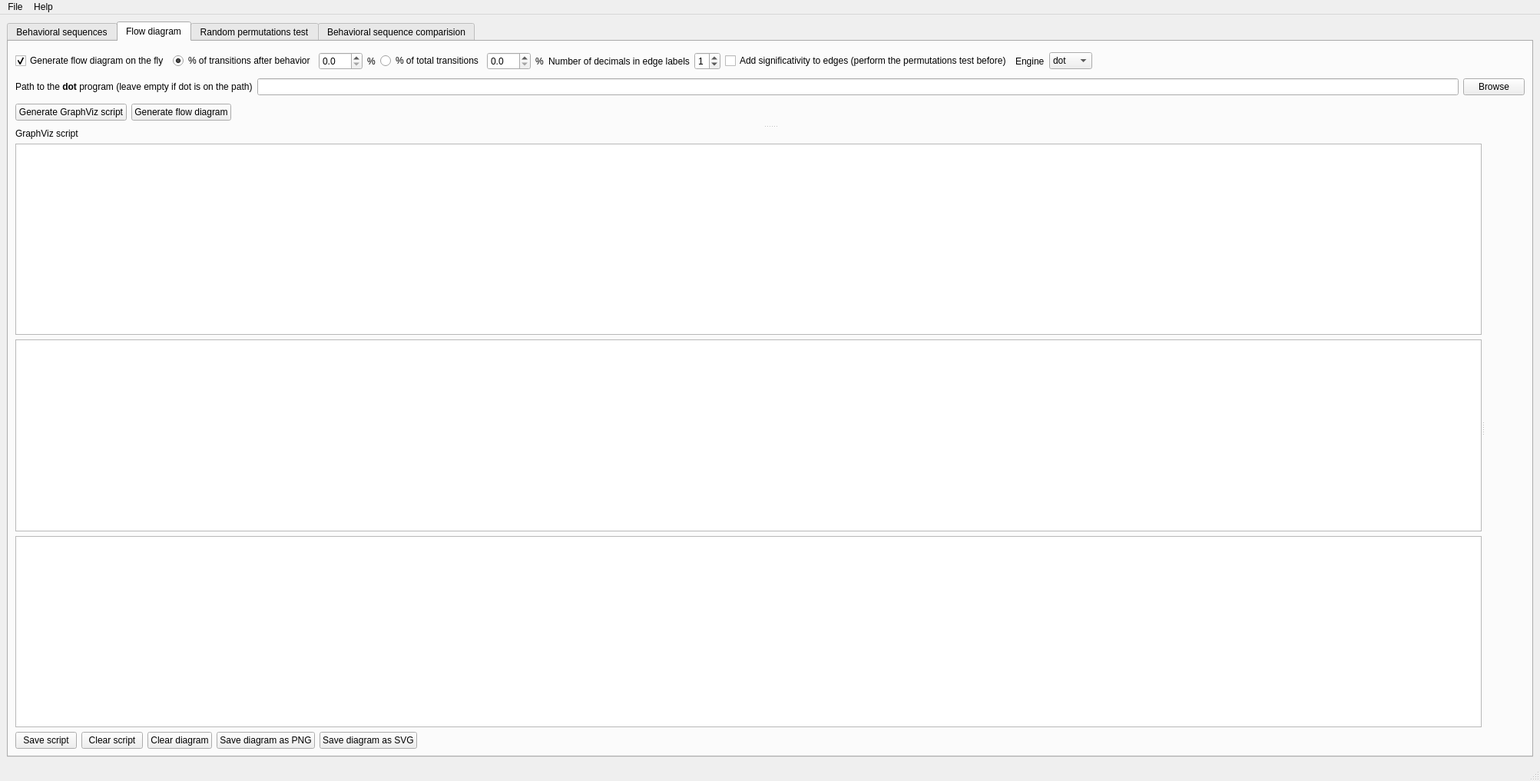
<?xml version="1.0" encoding="UTF-8"?>
<ui version="4.0">
 <class>MainWindow</class>
 <widget class="QMainWindow" name="MainWindow">
  <property name="geometry">
   <rect>
    <x>0</x>
    <y>0</y>
    <width>2005</width>
    <height>1017</height>
   </rect>
  </property>
  <property name="windowTitle">
   <string>Behatrix</string>
  </property>
  <widget class="QWidget" name="centralwidget">
   <layout class="QVBoxLayout" name="verticalLayout_2">
    <item>
     <widget class="QTabWidget" name="tabWidget">
      <property name="currentIndex">
       <number>1</number>
      </property>
      <widget class="QWidget" name="tab_strings">
       <attribute name="title">
        <string>Behavioral sequences</string>
       </attribute>
       <layout class="QVBoxLayout" name="verticalLayout_15">
        <item>
         <widget class="QSplitter" name="splitter">
          <property name="orientation">
           <enum>Qt::Vertical</enum>
          </property>
          <widget class="QWidget" name="layoutWidget">
           <layout class="QVBoxLayout" name="verticalLayout_12">
            <item>
             <widget class="QLabel" name="label_2">
              <property name="text">
               <string>&lt;b&gt;Behavioral sequences&lt;/b&gt;</string>
              </property>
             </widget>
            </item>
            <item>
             <layout class="QHBoxLayout" name="horizontalLayout_19">
              <item>
               <widget class="QPlainTextEdit" name="pte_behav_seq">
                <property name="font">
                 <font>
                  <family>Monospace</family>
                 </font>
                </property>
               </widget>
              </item>
              <item>
               <layout class="QVBoxLayout" name="verticalLayout_3">
                <item>
                 <widget class="QPushButton" name="pb_clear_behavioral_strings">
                  <property name="text">
                   <string>Clear sequences</string>
                  </property>
                 </widget>
                </item>
                <item>
                 <spacer name="verticalSpacer_4">
                  <property name="orientation">
                   <enum>Qt::Vertical</enum>
                  </property>
                  <property name="sizeHint" stdset="0">
                   <size>
                    <width>20</width>
                    <height>40</height>
                   </size>
                  </property>
                 </spacer>
                </item>
               </layout>
              </item>
             </layout>
            </item>
            <item>
             <layout class="QHBoxLayout" name="horizontalLayout_16">
              <item>
               <widget class="QLabel" name="label_17">
                <property name="text">
                 <string>Behavior delimiter</string>
                </property>
               </widget>
              </item>
              <item>
               <widget class="QLineEdit" name="le_behaviors_separator"/>
              </item>
              <item>
               <widget class="QLabel" name="label_6">
                <property name="text">
                 <string>N-gram</string>
                </property>
               </widget>
              </item>
              <item>
               <widget class="QSpinBox" name="sb_ngram">
                <property name="minimum">
                 <number>1</number>
                </property>
                <property name="maximum">
                 <number>3</number>
                </property>
                <property name="singleStep">
                 <number>1</number>
                </property>
               </widget>
              </item>
              <item>
               <widget class="QCheckBox" name="cb_remove_repeated_behaviors">
                <property name="text">
                 <string>Remove repeated behaviors</string>
                </property>
               </widget>
              </item>
              <item>
               <spacer name="horizontalSpacer_15">
                <property name="orientation">
                 <enum>Qt::Horizontal</enum>
                </property>
                <property name="sizeHint" stdset="0">
                 <size>
                  <width>40</width>
                  <height>20</height>
                 </size>
                </property>
               </spacer>
              </item>
             </layout>
            </item>
           </layout>
          </widget>
          <widget class="QWidget" name="layoutWidget">
           <layout class="QVBoxLayout" name="verticalLayout_14">
            <item>
             <layout class="QHBoxLayout" name="horizontalLayout">
              <item>
               <layout class="QVBoxLayout" name="verticalLayout_10">
                <item>
                 <widget class="QLabel" name="label_4">
                  <property name="text">
                   <string>&lt;html&gt;&lt;head/&gt;&lt;body&gt;&lt;p&gt;&lt;span style=&quot; font-weight:600;&quot;&gt;Descriptive statistics&lt;/span&gt;&lt;/p&gt;&lt;/body&gt;&lt;/html&gt;</string>
                  </property>
                 </widget>
                </item>
                <item>
                 <widget class="QPlainTextEdit" name="pte_statistics">
                  <property name="font">
                   <font>
                    <family>Monospace</family>
                   </font>
                  </property>
                  <property name="lineWrapMode">
                   <enum>QPlainTextEdit::NoWrap</enum>
                  </property>
                  <property name="readOnly">
                   <bool>true</bool>
                  </property>
                 </widget>
                </item>
               </layout>
              </item>
              <item>
               <layout class="QVBoxLayout" name="verticalLayout_7">
                <item>
                 <widget class="QLabel" name="label_9">
                  <property name="text">
                   <string>&lt;html&gt;&lt;head/&gt;&lt;body&gt;&lt;p&gt;&lt;span style=&quot; font-weight:600;&quot;&gt;Observed transitions&lt;/span&gt;&lt;/p&gt;&lt;/body&gt;&lt;/html&gt;</string>
                  </property>
                 </widget>
                </item>
                <item>
                 <widget class="QTableWidget" name="tw_observed_transitions"/>
                </item>
                <item>
                 <widget class="QLabel" name="label_10">
                  <property name="text">
                   <string>The behavior on the first column precedes the behavior on the first row</string>
                  </property>
                 </widget>
                </item>
               </layout>
              </item>
             </layout>
            </item>
            <item>
             <layout class="QHBoxLayout" name="horizontalLayout_12">
              <item>
               <widget class="QPushButton" name="pb_save_results">
                <property name="text">
                 <string>Save results</string>
                </property>
               </widget>
              </item>
              <item>
               <spacer name="horizontalSpacer_8">
                <property name="orientation">
                 <enum>Qt::Horizontal</enum>
                </property>
                <property name="sizeHint" stdset="0">
                 <size>
                  <width>40</width>
                  <height>20</height>
                 </size>
                </property>
               </spacer>
              </item>
             </layout>
            </item>
           </layout>
          </widget>
         </widget>
        </item>
       </layout>
      </widget>
      <widget class="QWidget" name="tab_flow_diagram">
       <attribute name="title">
        <string>Flow diagram</string>
       </attribute>
       <layout class="QVBoxLayout" name="verticalLayout_13">
        <item>
         <widget class="QSplitter" name="vertical_splitter">
          <property name="orientation">
           <enum>Qt::Vertical</enum>
          </property>
          <widget class="QWidget" name="layoutWidget">
           <layout class="QVBoxLayout" name="verticalLayout_5">
            <item>
             <layout class="QHBoxLayout" name="horizontalLayout_5">
              <item>
               <layout class="QHBoxLayout" name="horizontalLayout_10">
                <item>
                 <widget class="QCheckBox" name="cb_generate_diagram_on_the_fly">
                  <property name="text">
                   <string>Generate flow diagram on the fly</string>
                  </property>
                  <property name="checked">
                   <bool>true</bool>
                  </property>
                 </widget>
                </item>
                <item>
                 <widget class="QRadioButton" name="rb_percent_after_behav">
                  <property name="text">
                   <string>% of transitions after behavior</string>
                  </property>
                  <property name="checked">
                   <bool>true</bool>
                  </property>
                  <attribute name="buttonGroup">
                   <string notr="true">buttonGroup_2</string>
                  </attribute>
                 </widget>
                </item>
                <item>
                 <layout class="QHBoxLayout" name="horizontalLayout_4">
                  <item>
                   <widget class="QDoubleSpinBox" name="sb_cutoff_transition_after_behav">
                    <property name="decimals">
                     <number>1</number>
                    </property>
                   </widget>
                  </item>
                  <item>
                   <widget class="QLabel" name="label_11">
                    <property name="text">
                     <string>%</string>
                    </property>
                   </widget>
                  </item>
                 </layout>
                </item>
               </layout>
              </item>
              <item>
               <layout class="QHBoxLayout" name="horizontalLayout_18">
                <item>
                 <widget class="QRadioButton" name="rb_percent_total_transitions">
                  <property name="text">
                   <string>% of total transitions</string>
                  </property>
                  <attribute name="buttonGroup">
                   <string notr="true">buttonGroup_2</string>
                  </attribute>
                 </widget>
                </item>
                <item>
                 <layout class="QHBoxLayout" name="horizontalLayout_8">
                  <item>
                   <widget class="QDoubleSpinBox" name="sb_cutoff_total_transition">
                    <property name="decimals">
                     <number>1</number>
                    </property>
                   </widget>
                  </item>
                  <item>
                   <widget class="QLabel" name="label_12">
                    <property name="text">
                     <string>%</string>
                    </property>
                   </widget>
                  </item>
                  <item>
                   <widget class="QLabel" name="label_18">
                    <property name="text">
                     <string>Number of decimals in edge labels</string>
                    </property>
                   </widget>
                  </item>
                  <item>
                   <widget class="QSpinBox" name="sb_decimals">
                    <property name="maximum">
                     <number>6</number>
                    </property>
                    <property name="value">
                     <number>1</number>
                    </property>
                   </widget>
                  </item>
                  <item>
                   <widget class="QCheckBox" name="cb_plot_significativity">
                    <property name="text">
                     <string>Add significativity to edges (perform the permutations test before)</string>
                    </property>
                   </widget>
                  </item>
                  <item>
                   <widget class="QLabel" name="label_8">
                    <property name="text">
                     <string>Engine</string>
                    </property>
                   </widget>
                  </item>
                  <item>
                   <widget class="QComboBox" name="comb_graphviz_engine">
                    <item>
                     <property name="text">
                      <string>dot</string>
                     </property>
                    </item>
                    <item>
                     <property name="text">
                      <string>circo</string>
                     </property>
                    </item>
                    <item>
                     <property name="text">
                      <string>fdp</string>
                     </property>
                    </item>
                   </widget>
                  </item>
                  <item>
                   <spacer name="horizontalSpacer_13">
                    <property name="orientation">
                     <enum>Qt::Horizontal</enum>
                    </property>
                    <property name="sizeHint" stdset="0">
                     <size>
                      <width>40</width>
                      <height>20</height>
                     </size>
                    </property>
                   </spacer>
                  </item>
                 </layout>
                </item>
               </layout>
              </item>
             </layout>
            </item>
            <item>
             <layout class="QHBoxLayout" name="horizontalLayout_14">
              <item>
               <widget class="QLabel" name="label_16">
                <property name="text">
                 <string>&lt;html&gt;&lt;head/&gt;&lt;body&gt;&lt;p&gt;Path to the &lt;span style=&quot; font-weight:600;&quot;&gt;dot&lt;/span&gt; program (leave empty if dot is on the path)&lt;/p&gt;&lt;/body&gt;&lt;/html&gt;</string>
                </property>
               </widget>
              </item>
              <item>
               <widget class="QLineEdit" name="le_dot_path">
                <property name="readOnly">
                 <bool>false</bool>
                </property>
               </widget>
              </item>
              <item>
               <widget class="QPushButton" name="pb_browse_dot_path">
                <property name="text">
                 <string>Browse</string>
                </property>
               </widget>
              </item>
             </layout>
            </item>
            <item>
             <layout class="QHBoxLayout" name="horizontalLayout_6">
              <item>
               <widget class="QPushButton" name="pb_graphviz_script">
                <property name="text">
                 <string>Generate GraphViz script</string>
                </property>
               </widget>
              </item>
              <item>
               <widget class="QPushButton" name="pb_flow_diagram">
                <property name="text">
                 <string>Generate flow diagram</string>
                </property>
               </widget>
              </item>
              <item>
               <spacer name="horizontalSpacer_2">
                <property name="orientation">
                 <enum>Qt::Horizontal</enum>
                </property>
                <property name="sizeHint" stdset="0">
                 <size>
                  <width>40</width>
                  <height>20</height>
                 </size>
                </property>
               </spacer>
              </item>
             </layout>
            </item>
           </layout>
          </widget>
          <widget class="QWidget" name="layoutWidget">
           <layout class="QVBoxLayout" name="verticalLayout_8">
            <item>
             <widget class="QSplitter" name="script_diagram_splitter">
              <property name="orientation">
               <enum>Qt::Horizontal</enum>
              </property>
              <widget class="QWidget" name="layoutWidget">
               <layout class="QVBoxLayout" name="verticalLayout_4">
                <item>
                 <widget class="QLabel" name="label_14">
                  <property name="text">
                   <string>GraphViz script</string>
                  </property>
                 </widget>
                </item>
                <item>
                 <widget class="QPlainTextEdit" name="pte_gv_nodes"/>
                </item>
                <item>
                 <widget class="QPlainTextEdit" name="pte_gv_edges">
                  <property name="font">
                   <font>
                    <family>Monospace</family>
                   </font>
                  </property>
                 </widget>
                </item>
                <item>
                 <widget class="QPlainTextEdit" name="pte_gv_graph"/>
                </item>
               </layout>
              </widget>
              <widget class="QLabel" name="lb_flow_chart">
               <property name="minimumSize">
                <size>
                 <width>0</width>
                 <height>100</height>
                </size>
               </property>
               <property name="text">
                <string/>
               </property>
              </widget>
             </widget>
            </item>
            <item>
             <layout class="QHBoxLayout" name="horizontalLayout_13">
              <item>
               <widget class="QPushButton" name="pb_save_gv">
                <property name="text">
                 <string>Save script</string>
                </property>
               </widget>
              </item>
              <item>
               <widget class="QPushButton" name="pb_clear_script">
                <property name="text">
                 <string>Clear script</string>
                </property>
               </widget>
              </item>
              <item>
               <widget class="QPushButton" name="pb_clear_diagram">
                <property name="text">
                 <string>Clear diagram</string>
                </property>
               </widget>
              </item>
              <item>
               <widget class="QPushButton" name="pb_save_png">
                <property name="text">
                 <string>Save diagram as PNG</string>
                </property>
               </widget>
              </item>
              <item>
               <widget class="QPushButton" name="pb_save_svg">
                <property name="text">
                 <string>Save diagram as SVG</string>
                </property>
               </widget>
              </item>
              <item>
               <spacer name="horizontalSpacer_12">
                <property name="orientation">
                 <enum>Qt::Horizontal</enum>
                </property>
                <property name="sizeHint" stdset="0">
                 <size>
                  <width>40</width>
                  <height>20</height>
                 </size>
                </property>
               </spacer>
              </item>
             </layout>
            </item>
           </layout>
          </widget>
         </widget>
        </item>
       </layout>
      </widget>
      <widget class="QWidget" name="tab_randomization">
       <attribute name="title">
        <string>Random permutations test</string>
       </attribute>
       <layout class="QVBoxLayout" name="verticalLayout_6">
        <item>
         <layout class="QHBoxLayout" name="horizontalLayout_2"/>
        </item>
        <item>
         <widget class="QLabel" name="label_7">
          <property name="text">
           <string>Excluded transitions</string>
          </property>
         </widget>
        </item>
        <item>
         <layout class="QHBoxLayout" name="horizontalLayout_15">
          <item>
           <widget class="QPlainTextEdit" name="pte_excluded_transitions">
            <property name="font">
             <font>
              <family>Monospace</family>
             </font>
            </property>
           </widget>
          </item>
          <item>
           <layout class="QVBoxLayout" name="verticalLayout">
            <item>
             <widget class="QPushButton" name="pb_exclude_repetition">
              <property name="text">
               <string>Exclude repeated behaviors</string>
              </property>
             </widget>
            </item>
            <item>
             <widget class="QPushButton" name="pb_clear_excluded_transitions">
              <property name="text">
               <string>Clear excluded transitions</string>
              </property>
             </widget>
            </item>
            <item>
             <widget class="QCheckBox" name="cb_block_first_behavior">
              <property name="text">
               <string>Block first behavior</string>
              </property>
             </widget>
            </item>
            <item>
             <widget class="QCheckBox" name="cb_block_last_behavior">
              <property name="text">
               <string>Block last behavior</string>
              </property>
             </widget>
            </item>
            <item>
             <spacer name="verticalSpacer_2">
              <property name="orientation">
               <enum>Qt::Vertical</enum>
              </property>
              <property name="sizeHint" stdset="0">
               <size>
                <width>20</width>
                <height>40</height>
               </size>
              </property>
             </spacer>
            </item>
           </layout>
          </item>
         </layout>
        </item>
        <item>
         <layout class="QHBoxLayout" name="horizontalLayout_3">
          <item>
           <widget class="QLabel" name="label">
            <property name="text">
             <string>Number of permutations</string>
            </property>
           </widget>
          </item>
          <item>
           <widget class="QLineEdit" name="leNumberRandomizations">
            <property name="text">
             <string>100</string>
            </property>
           </widget>
          </item>
          <item>
           <widget class="QLabel" name="label_3">
            <property name="text">
             <string>Number of cores to use</string>
            </property>
           </widget>
          </item>
          <item>
           <widget class="QSpinBox" name="sb_nb_cores">
            <property name="minimum">
             <number>1</number>
            </property>
           </widget>
          </item>
          <item>
           <widget class="QLabel" name="label_5">
            <property name="text">
             <string> (default: total number of cores -1)</string>
            </property>
           </widget>
          </item>
          <item>
           <spacer name="horizontalSpacer_4">
            <property name="orientation">
             <enum>Qt::Horizontal</enum>
            </property>
            <property name="sizeHint" stdset="0">
             <size>
              <width>40</width>
              <height>20</height>
             </size>
            </property>
           </spacer>
          </item>
         </layout>
        </item>
        <item>
         <layout class="QHBoxLayout" name="horizontalLayout_7">
          <item>
           <widget class="QPushButton" name="pb_run_permutations_test">
            <property name="text">
             <string>Run random permutations test</string>
            </property>
           </widget>
          </item>
          <item>
           <spacer name="horizontalSpacer_3">
            <property name="orientation">
             <enum>Qt::Horizontal</enum>
            </property>
            <property name="sizeHint" stdset="0">
             <size>
              <width>40</width>
              <height>20</height>
             </size>
            </property>
           </spacer>
          </item>
         </layout>
        </item>
        <item>
         <widget class="QLabel" name="label_15">
          <property name="text">
           <string>P-value matrix</string>
          </property>
         </widget>
        </item>
        <item>
         <widget class="QTableWidget" name="tw_random"/>
        </item>
        <item>
         <layout class="QHBoxLayout" name="horizontalLayout_11">
          <item>
           <widget class="QPushButton" name="pb_save_random">
            <property name="text">
             <string>Save significativity matrix</string>
            </property>
           </widget>
          </item>
          <item>
           <spacer name="horizontalSpacer_10">
            <property name="orientation">
             <enum>Qt::Horizontal</enum>
            </property>
            <property name="sizeHint" stdset="0">
             <size>
              <width>40</width>
              <height>20</height>
             </size>
            </property>
           </spacer>
          </item>
         </layout>
        </item>
       </layout>
      </widget>
      <widget class="QWidget" name="tab">
       <attribute name="title">
        <string>Behavioral sequence comparision</string>
       </attribute>
       <layout class="QVBoxLayout" name="verticalLayout_9">
        <item>
         <layout class="QHBoxLayout" name="horizontalLayout_21">
          <item>
           <widget class="QPushButton" name="pb_levenshtein">
            <property name="text">
             <string>Levenshtein distances</string>
            </property>
           </widget>
          </item>
          <item>
           <widget class="QPushButton" name="pb_needleman_wunsch">
            <property name="text">
             <string>Needleman-Wunsch identities</string>
            </property>
           </widget>
          </item>
          <item>
           <spacer name="horizontalSpacer_5">
            <property name="orientation">
             <enum>Qt::Horizontal</enum>
            </property>
            <property name="sizeHint" stdset="0">
             <size>
              <width>40</width>
              <height>20</height>
             </size>
            </property>
           </spacer>
          </item>
         </layout>
        </item>
        <item>
         <layout class="QHBoxLayout" name="horizontalLayout_22">
          <item>
           <layout class="QVBoxLayout" name="verticalLayout_11">
            <item>
             <widget class="QLabel" name="label_19">
              <property name="text">
               <string>Results</string>
              </property>
             </widget>
            </item>
            <item>
             <spacer name="verticalSpacer">
              <property name="orientation">
               <enum>Qt::Vertical</enum>
              </property>
              <property name="sizeHint" stdset="0">
               <size>
                <width>20</width>
                <height>40</height>
               </size>
              </property>
             </spacer>
            </item>
           </layout>
          </item>
          <item>
           <widget class="QPlainTextEdit" name="pte_distances_results">
            <property name="readOnly">
             <bool>true</bool>
            </property>
           </widget>
          </item>
         </layout>
        </item>
        <item>
         <layout class="QHBoxLayout" name="horizontalLayout_20">
          <item>
           <widget class="QPushButton" name="pb_save_distances">
            <property name="text">
             <string>Save results</string>
            </property>
           </widget>
          </item>
          <item>
           <spacer name="horizontalSpacer_14">
            <property name="orientation">
             <enum>Qt::Horizontal</enum>
            </property>
            <property name="sizeHint" stdset="0">
             <size>
              <width>40</width>
              <height>20</height>
             </size>
            </property>
           </spacer>
          </item>
         </layout>
        </item>
       </layout>
      </widget>
     </widget>
    </item>
   </layout>
  </widget>
  <widget class="QMenuBar" name="menubar">
   <property name="geometry">
    <rect>
     <x>0</x>
     <y>0</y>
     <width>2005</width>
     <height>29</height>
    </rect>
   </property>
   <widget class="QMenu" name="menuHelp">
    <property name="title">
     <string>File</string>
    </property>
    <addaction name="actionLoad_behavioral_sequences"/>
    <addaction name="actionQuit"/>
   </widget>
   <widget class="QMenu" name="menuHelp_2">
    <property name="title">
     <string>Help</string>
    </property>
    <addaction name="actionAbout"/>
   </widget>
   <addaction name="menuHelp"/>
   <addaction name="menuHelp_2"/>
  </widget>
  <widget class="QStatusBar" name="statusbar"/>
  <action name="actionDocumentation">
   <property name="text">
    <string>Documentation</string>
   </property>
  </action>
  <action name="actionAbout">
   <property name="text">
    <string>About</string>
   </property>
  </action>
  <action name="actionQuit">
   <property name="text">
    <string>Quit</string>
   </property>
  </action>
  <action name="actionLoad_behavioral_sequences">
   <property name="text">
    <string>Load sequences from file</string>
   </property>
  </action>
 </widget>
 <resources/>
 <connections/>
 <buttongroups>
  <buttongroup name="buttonGroup_2"/>
 </buttongroups>
</ui>
